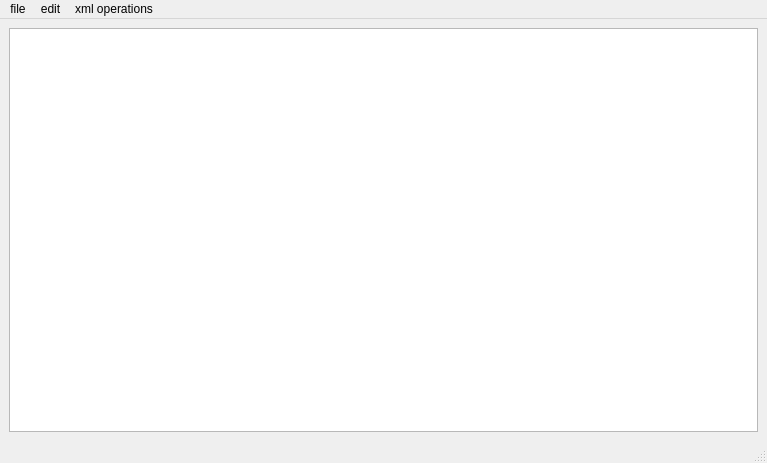
<?xml version="1.0" encoding="UTF-8"?>
<ui version="4.0">
 <class>MainWindow</class>
 <widget class="QMainWindow" name="MainWindow">
  <property name="geometry">
   <rect>
    <x>0</x>
    <y>0</y>
    <width>767</width>
    <height>463</height>
   </rect>
  </property>
  <property name="windowTitle">
   <string>MainWindow</string>
  </property>
  <widget class="QWidget" name="centralwidget">
   <layout class="QHBoxLayout" name="horizontalLayout">
    <item>
     <widget class="QTextEdit" name="textEdit"/>
    </item>
   </layout>
  </widget>
  <widget class="QMenuBar" name="menubar">
   <property name="geometry">
    <rect>
     <x>0</x>
     <y>0</y>
     <width>767</width>
     <height>21</height>
    </rect>
   </property>
   <widget class="QMenu" name="menufile">
    <property name="title">
     <string>file</string>
    </property>
    <addaction name="actionnew"/>
    <addaction name="actionopen"/>
    <addaction name="actionsave"/>
    <addaction name="actionsave_as"/>
   </widget>
   <widget class="QMenu" name="menuedit">
    <property name="title">
     <string>edit</string>
    </property>
    <addaction name="actioncut"/>
    <addaction name="actioncopy"/>
    <addaction name="actionpaste"/>
   </widget>
   <widget class="QMenu" name="menuxml_operations">
    <property name="title">
     <string>xml operations</string>
    </property>
    <addaction name="actionto_json"/>
    <addaction name="actioncorrect"/>
    <addaction name="actioncompress"/>
    <addaction name="actiondetect"/>
    <addaction name="actionminify"/>
    <addaction name="actionmakeindentions"/>
   </widget>
   <addaction name="menufile"/>
   <addaction name="menuedit"/>
   <addaction name="menuxml_operations"/>
  </widget>
  <widget class="QStatusBar" name="statusbar"/>
  <action name="actionnew">
   <property name="icon">
    <iconset resource="resources.qrc">
     <normaloff>:/rec/resources/new-document.png</normaloff>:/rec/resources/new-document.png</iconset>
   </property>
   <property name="text">
    <string>new</string>
   </property>
   <property name="font">
    <font>
     <family>DejaVu Sans</family>
     <pointsize>10</pointsize>
    </font>
   </property>
  </action>
  <action name="actionopen">
   <property name="icon">
    <iconset resource="resources.qrc">
     <normaloff>:/rec/resources/folder.png</normaloff>:/rec/resources/folder.png</iconset>
   </property>
   <property name="text">
    <string>open</string>
   </property>
  </action>
  <action name="actionsave">
   <property name="icon">
    <iconset resource="resources.qrc">
     <normaloff>:/rec/resources/diskette.png</normaloff>:/rec/resources/diskette.png</iconset>
   </property>
   <property name="text">
    <string>save</string>
   </property>
  </action>
  <action name="actionsave_as">
   <property name="icon">
    <iconset resource="resources.qrc">
     <normaloff>:/rec/resources/diskette.png</normaloff>:/rec/resources/diskette.png</iconset>
   </property>
   <property name="text">
    <string>save as</string>
   </property>
  </action>
  <action name="actioncut">
   <property name="icon">
    <iconset resource="resources.qrc">
     <normaloff>:/rec/resources/scissors.png</normaloff>:/rec/resources/scissors.png</iconset>
   </property>
   <property name="text">
    <string>cut</string>
   </property>
  </action>
  <action name="actioncopy">
   <property name="icon">
    <iconset resource="resources.qrc">
     <normaloff>:/rec/resources/copy.png</normaloff>:/rec/resources/copy.png</iconset>
   </property>
   <property name="text">
    <string>copy</string>
   </property>
  </action>
  <action name="actionpaste">
   <property name="icon">
    <iconset resource="resources.qrc">
     <normaloff>:/rec/resources/paste.png</normaloff>:/rec/resources/paste.png</iconset>
   </property>
   <property name="text">
    <string>paste</string>
   </property>
  </action>
  <action name="actionto_json">
   <property name="icon">
    <iconset resource="resources.qrc">
     <normaloff>:/rec/resources/json-file.png</normaloff>:/rec/resources/json-file.png</iconset>
   </property>
   <property name="text">
    <string>to json</string>
   </property>
  </action>
  <action name="actioncorrect">
   <property name="icon">
    <iconset resource="resources.qrc">
     <normaloff>:/rec/resources/icons8-edit-file-50.png</normaloff>:/rec/resources/icons8-edit-file-50.png</iconset>
   </property>
   <property name="text">
    <string>correct </string>
   </property>
  </action>
  <action name="actioncompress">
   <property name="icon">
    <iconset resource="resources.qrc">
     <normaloff>:/rec/resources/compression.png</normaloff>:/rec/resources/compression.png</iconset>
   </property>
   <property name="text">
    <string>compress</string>
   </property>
  </action>
  <action name="actiondetect">
   <property name="icon">
    <iconset resource="resources.qrc">
     <normaloff>:/rec/resources/icons8-person-detective-48.png</normaloff>:/rec/resources/icons8-person-detective-48.png</iconset>
   </property>
   <property name="text">
    <string>detect</string>
   </property>
  </action>
  <action name="actionminify">
   <property name="icon">
    <iconset resource="resources.qrc">
     <normaloff>:/rec/resources/icons8-compress-26.png</normaloff>:/rec/resources/icons8-compress-26.png</iconset>
   </property>
   <property name="text">
    <string>minify</string>
   </property>
  </action>
  <action name="actionmakeindentions">
   <property name="icon">
    <iconset resource="resources.qrc">
     <normaloff>:/rec/resources/icons8-indent-center-left-shift-paragraph-body-arrow-direction-align-increase-margin-28.png</normaloff>:/rec/resources/icons8-indent-center-left-shift-paragraph-body-arrow-direction-align-increase-margin-28.png</iconset>
   </property>
   <property name="text">
    <string>makeindentions</string>
   </property>
  </action>
 </widget>
 <resources>
  <include location="resources.qrc"/>
 </resources>
 <connections/>
</ui>
